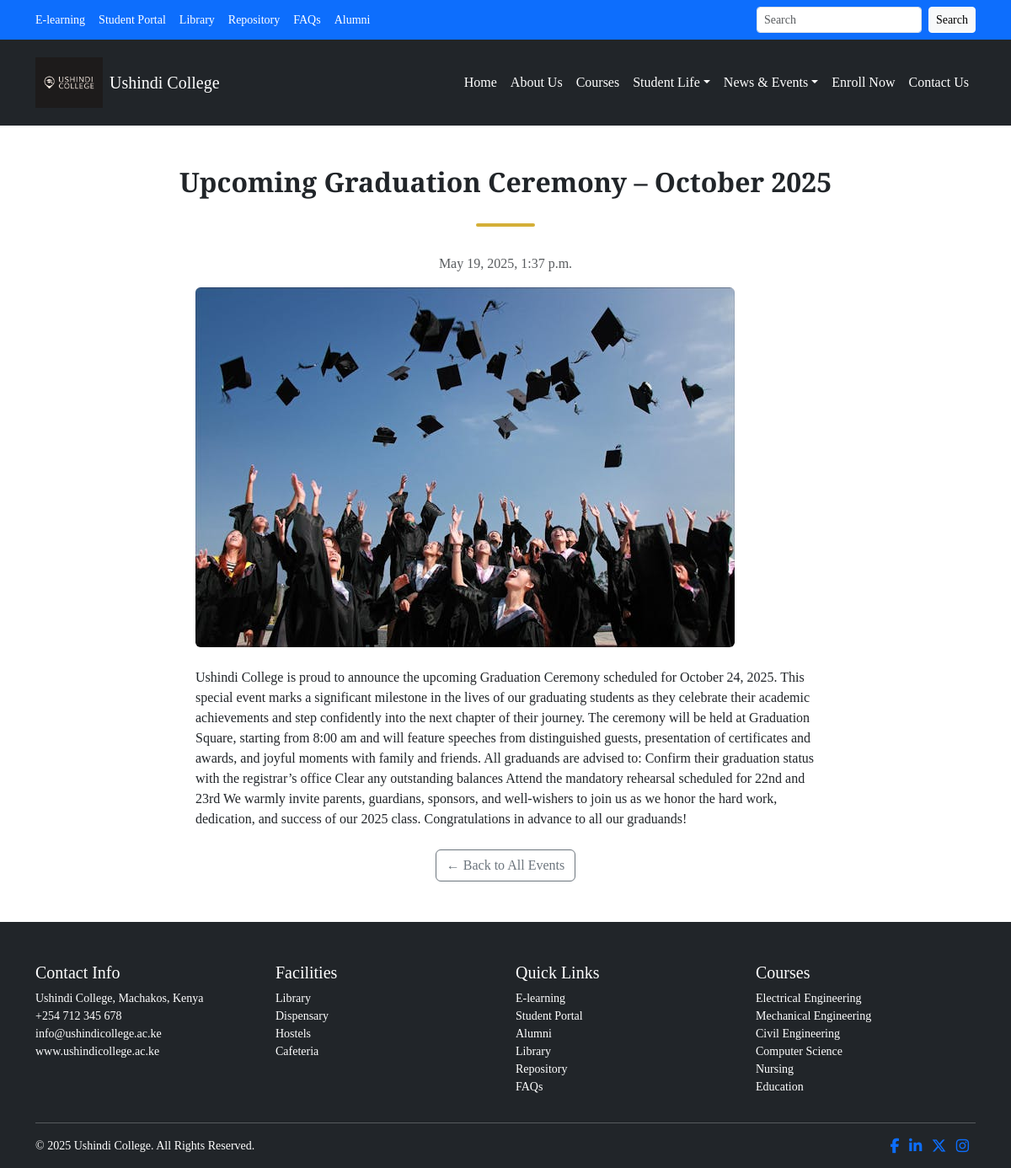
Screenshot of /news-events-detail/upcoming-graduation-ceremony-october-2025/ with the database file from the repository.
### myapp/models.py (models this page shows, shortened)
class NewsEvents(models.Model):
    title = models.CharField(max_length=100)
    description = models.TextField()
    image = models.ImageField(upload_to="news/")
    date = models.DateTimeField(auto_now_add=True)
    slug = models.SlugField(max_length=100, unique=True, blank=True)
    is_new = models.BooleanField(default=True)
    class Meta:
        verbose_name_plural = 'News & Events'

### myapp/views.py (the view)
# urls.py: path('news-events-detail/<slug:slug>/', views.NewsEventsDetail, name='news_events_detail'),
def NewsEventsDetail(request, slug):
    news_events = get_object_or_404(NewsEvents, slug=slug)
    return render(request, 'event-detail.html', {'slug': slug, 'news_events': news_events})

### myapp/context_processors.py (called while the page is built)
def logo_details(request):
  logo = Logo.objects.first()
  return {'logo': logo}

def social_links(request):
    social_links = SocialLinks.objects.all()
    return {'social_links': social_links}

### templates/event-detail.html (shortened to what this page needs)
{% extends 'master.html' %}
{% load static %}
{% block content %}
<div class="container my-5">
    <div class="underline-title-wrap">
        <div class="underline-title">
            <h2 class="fw-bold text-center mb-4">{{ news_events.title }}</h2>
        </div>
    </div>
    <p class="text-muted text-center">{{ news_events.date }}</p>
    <div class="row">
        <div class="col-md-8 mx-auto">
            <img src="{{news_events.image.url }}" class="img-fluid rounded mb-4" alt="{{ news_events.title}}">
            <p>
                {{ news_events.description}}</p>
            <div class="text-center mt-4">
                <a href="{% url 'pastNewsEvents' %}" class="btn btn-outline-secondary">← Back to All Events</a>
            </div>
        </div>
    </div>
</div>
{% endblock %}

### templates/master.html (shortened to what this page needs)
{% load static %}
<!DOCTYPE html>
<html lang="en">
<head>
    <link rel="stylesheet" href="https://cdn.jsdelivr.net/npm/bootstrap@5.3.3/dist/css/bootstrap.min.css">
    <link rel="stylesheet" href="https://cdnjs.cloudflare.com/ajax/libs/font-awesome/6.5.0/css/all.min.css">
    <link rel="stylesheet" href="{% static 'css/main.css' %}">
</head>
<body>
<header>
    <div id="top-bar" class="bg-primary text-white py-2">
        <div class="container d-flex flex-wrap justify-content-between align-items-center">
            <div class="d-flex flex-wrap">
                <a class="text-white me-3 small text-decoration-none" href="#">E-learning</a>
                <a class="text-white me-3 small text-decoration-none" href="#">Student Portal</a>
                <a class="text-white me-3 small text-decoration-none" href="{% url 'library' %}">Library</a>
                <a class="text-white me-3 small text-decoration-none" href="#">Repository</a>
                <a class="text-white me-3 small text-decoration-none" href="{% url 'faq' %}">FAQs</a>
                <a class="text-white me-3 small text-decoration-none" href="{% url 'alumni' %}">Alumni</a>
            </div>
            <form class="d-flex" role="search" method="get" action="{% url 'site_search' %}">
                <input name="search" class="form-control form-control-sm me-2" type="search" placeholder="Search" aria-label="Search">
                <button class="btn btn-sm btn-light" type="submit">Search</button>
            </form>
        </div>
    </div>
    <nav class="navbar navbar-expand-lg navbar-dark bg-dark py-3 sticky-top">
        <div class="container">
            <a class="navbar-brand d-flex align-items-center" href="{% url 'home' %}">
                <img src="{{ logo.image.url }}" alt="Logo" style="height: 60px;">
                <span class="ms-2">{{ logo.site_name }}</span>
            </a>
            <div class="collapse navbar-collapse" id="mainNavbar">
                <ul class="navbar-nav ms-auto mb-2 mb-lg-0">
                    <li class="nav-item"><a class="nav-link text-white" href="{% url 'home' %}">Home</a></li>
                    <li class="nav-item"><a class="nav-link text-white" href="{% url 'about' %}">About Us</a></li>
                    <li class="nav-item"><a class="nav-link text-white" href="{% url 'courses' %}">Courses</a></li>
                    <li class="nav-item dropdown">
                        <a class="nav-link dropdown-toggle text-white" href="#" id="studentLifeDropdown" role="button" data-bs-toggle="dropdown">Student Life</a>
                    </li>
                    <li class="nav-item dropdown">
                        <a class="nav-link dropdown-toggle text-white" href="#" id="newsDropdown" role="button" data-bs-toggle="dropdown">News & Events</a>
                    </li>
                    <li class="nav-item"><a class="nav-link text-white" href="{% url 'enroll' %}">Enroll Now</a></li>
                   <li class="nav-item"><a class="nav-link text-white" href="{% url 'contact' %}">Contact Us</a></li>
                </ul>
            </div>
        </div>
    </nav>
</header>
<main>{% block content %}{% endblock %}</main>
<footer class="bg-dark text-white pt-5">
    <div class="container">
        <div class="row">
            <div class="col-md-3">
                <h5>Contact Info</h5>
                <ul class="list-unstyled small">
                    <li>Ushindi College, Machakos, Kenya</li>
                    <li>+254 712 345 678</li>
                    <li>info@ushindicollege.ac.ke</li>
                    <li>www.ushindicollege.ac.ke</li>
                </ul>
            </div>
            <div class="col-md-3">
                <h5>Facilities</h5>
                <ul class="list-unstyled small">
                    <li><a href="{% url 'library' %}" class="text-white text-decoration-none">Library</a></li>
                    <li><a href="{% url 'dispensary' %}" class="text-white text-decoration-none">Dispensary</a></li>
                    <li><a href="{% url 'accommodation' %}" class="text-white text-decoration-none">Hostels</a></li>
                    <li><a href="{% url 'cafeteria' %}" class="text-white text-decoration-none">Cafeteria</a></li>
                </ul>
            </div>
            <div class="col-md-3">
                <h5>Quick Links</h5>
                <ul class="list-unstyled small">
                    <li><a href="#" class="text-white text-decoration-none">E-learning</a></li>
                    <li><a href="#" class="text-white text-decoration-none">Student Portal</a></li>
                    <li><a href="{% url 'alumni' %}" class="text-white text-decoration-none">Alumni</a></li>
                    <li><a href="{% url 'library' %}" class="text-white text-decoration-none">Library</a></li>
                    <li><a href="" class="text-white text-decoration-none">Repository</a></li>
                    <li><a href="{% url 'faq' %}" class="text-white text-decoration-none">FAQs</a></li>
                </ul>
            </div>
            <div class="col-md-3">
                <h5>Courses</h5>
                <ul class="list-unstyled small">
                    <li><a href="#" class="text-white text-decoration-none">Electrical Engineering</a></li>
                    <li><a href="#" class="text-white text-decoration-none">Mechanical Engineering</a></li>
                    <li><a href="#" class="text-white text-decoration-none">Civil Engineering</a></li>
                    <li><a href="#" class="text-white text-decoration-none">Computer Science</a></li>
                    <li><a href="#" class="text-white text-decoration-none">Nursing</a></li>
                    <li><a href="#" class="text-white text-decoration-none">Education</a></li>
                </ul>
            </div>
        </div>
        <hr class="border-light">
        <div class="d-flex flex-column flex-md-row justify-content-between text-center small pb-3">
            <p class="mb-2 mb-md-0">&copy; 2025 Ushindi College. All Rights Reserved.</p>
            <div class="social-icons">
                {% for link in social_links %}
                    <a href="{{ link.url }}" target="_blank" class="me-2">
                    <i class="{{ link.icon_class }} fa-lg"></i></a>
                {% endfor %}
            </div>
        </div>
    </div>
</footer>
</body>
</html>

### myapp/static/css/main.css (style rules this page uses)
* { margin: 0; padding: 0; box-sizing: border-box; }
body { font-family: "Source Serif 4", serif; }
.underline-title-wrap { text-align: center; position: relative; margin-bottom: 2rem; }
.underline-title { font-weight: bold; display: inline-block; padding-bottom: 10px; position: relative; }
.underline-title::after { content: ""; position: absolute; bottom: 0; left: 50%; width: 70px; height: 4px; background-color: #d4af37; transform: translateX(-50%); border-radius: 2px; }

### rows the page displays
NewsEvents: title "Upcoming Graduation Ceremony – October 2025", date "May 19, 2025, 1:37 p.m.", image (picture), description "Ushindi College is proud to announce the upcoming Graduation Ceremony scheduled for October 24, 2025. This special event marks a significant milestone in the lives of our graduating students as they celebrate their academic achievements and step confidently into the next chapter of their journey. The ceremony will be held at Graduation Square, starting from 8:00 am and will feature speeches from distinguished guests, presentation of certificates and awards, and joyful moments with family and friends. All graduands are advised to: Confirm their graduation status with the registrar’s office Clear any outstanding balances Attend the mandatory rehearsal scheduled for 22nd and 23rd We warmly…"

### other values shown
{{ logo.site_name }} "Ushindi College"
